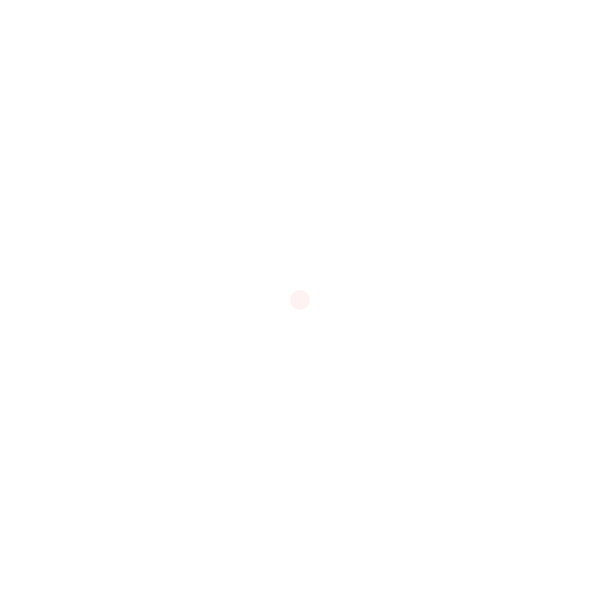
Frame 1 (no input)
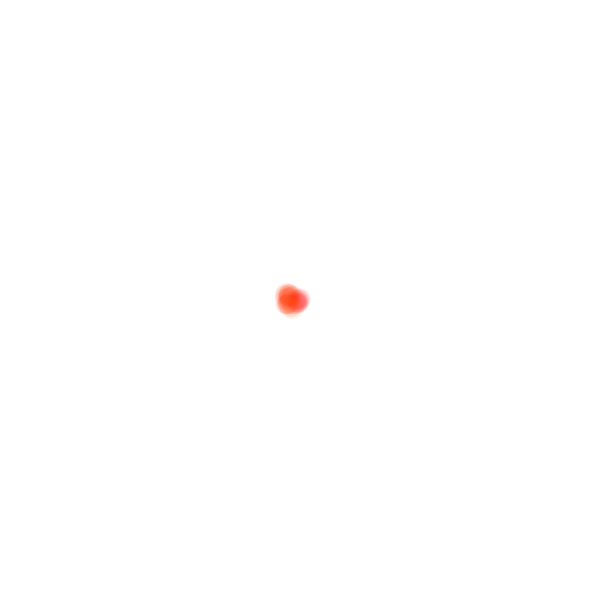
Frame 60 (no input)
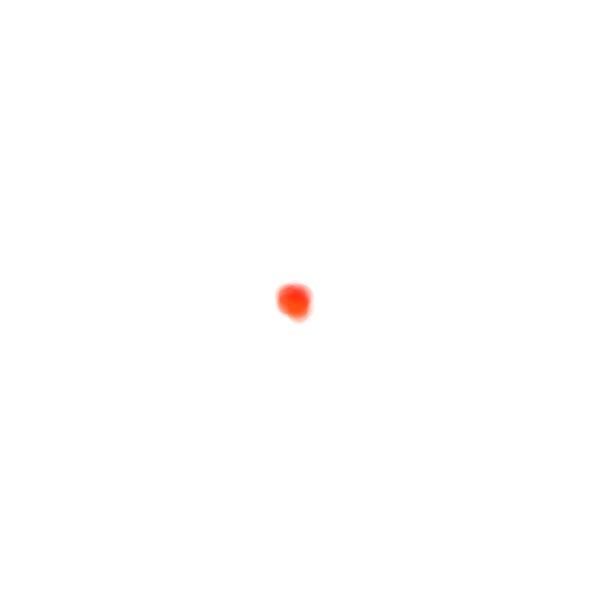
Frame 120 (the mouse pressed at the canvas centre since frame 60)

The p5.js sketch that drew these frames (run headless with seeded random() and noise() and a simulated clock; from frame 60 on, the mouse is pressed at the canvas centre):

// p5.js sketch
// ── sketch.js
let position;
let hue = 0;

function setup() {
  createCanvas(600, 600);
  colorMode(HSB, 360, 100, 100, 100);
  position = createVector(width / 2, height / 2);
  strokeWeight(20);
}

function draw() {
  // background("white");
  stroke(hue, 100, 100, 5);
  // stroke(random(0,255),random(0,255),random(0,255));
  point(position.x, position.y);

  position.x = max(0, min(position.x + random(-3, 3), width));
  position.y = max(0, min(position.y + random(-3, 3), height));

  hue = (hue + 360 + random(-5, 5)) % 360;
}
